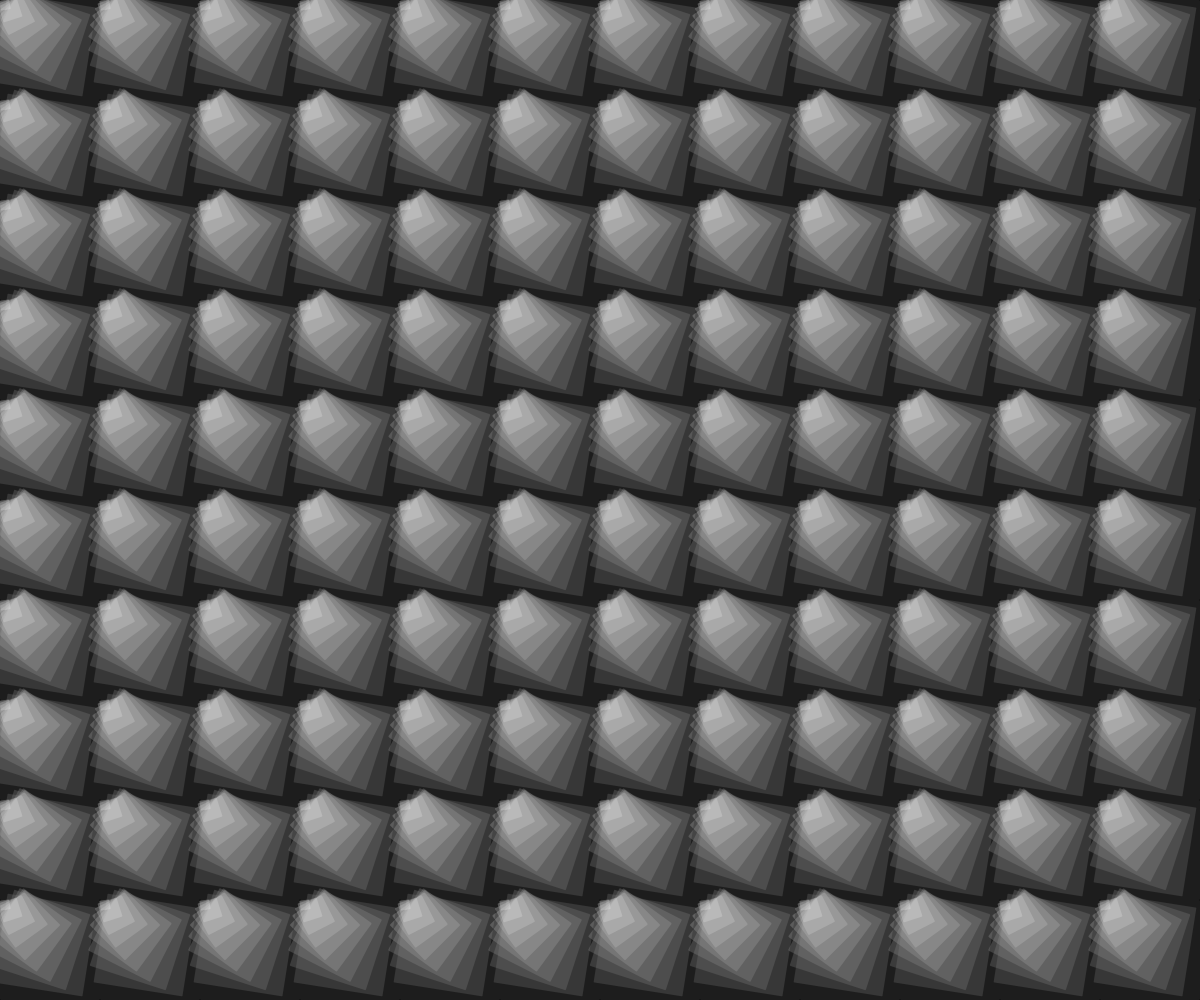
Frame 1 (no input)
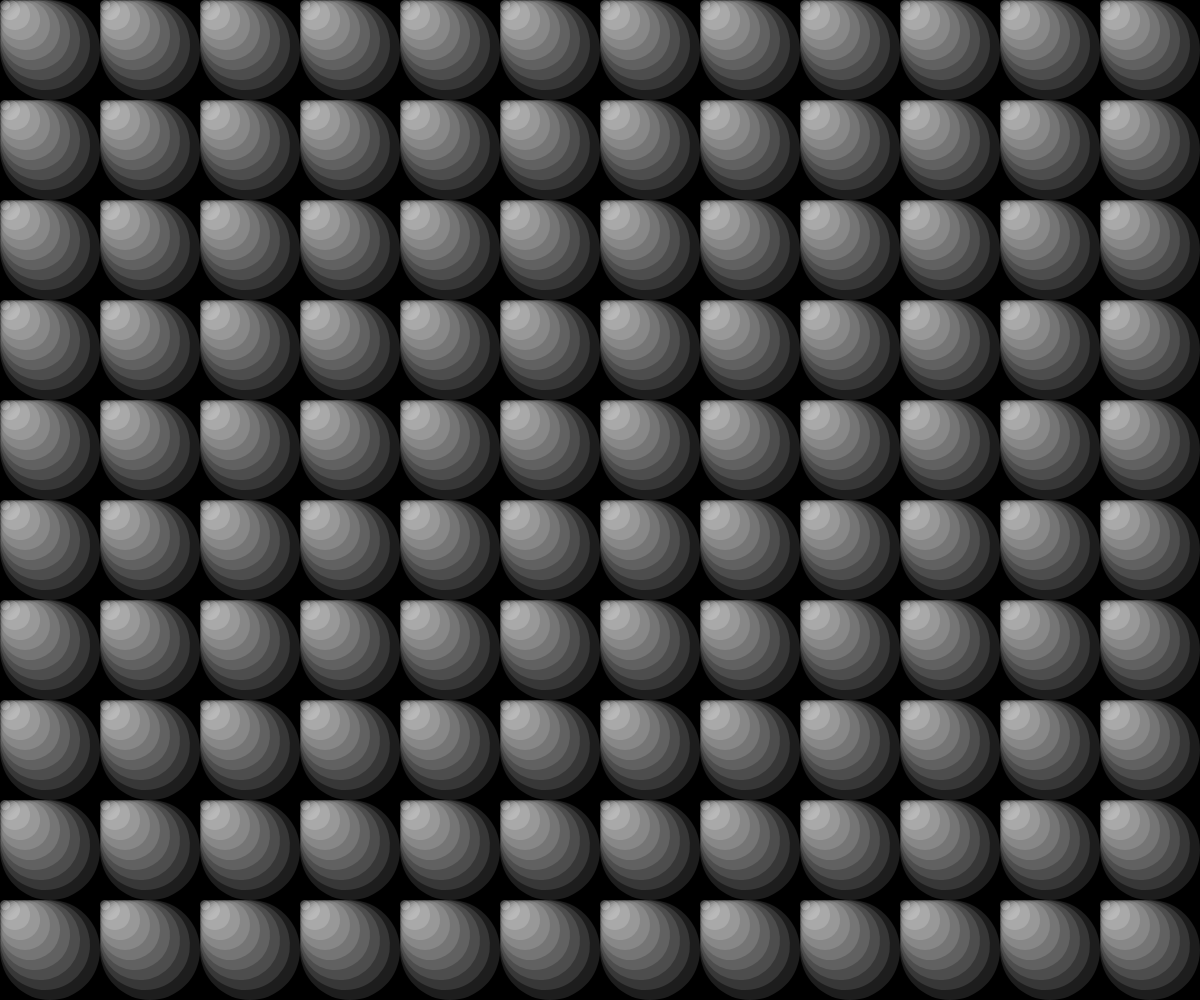
Frame 60 (no input)
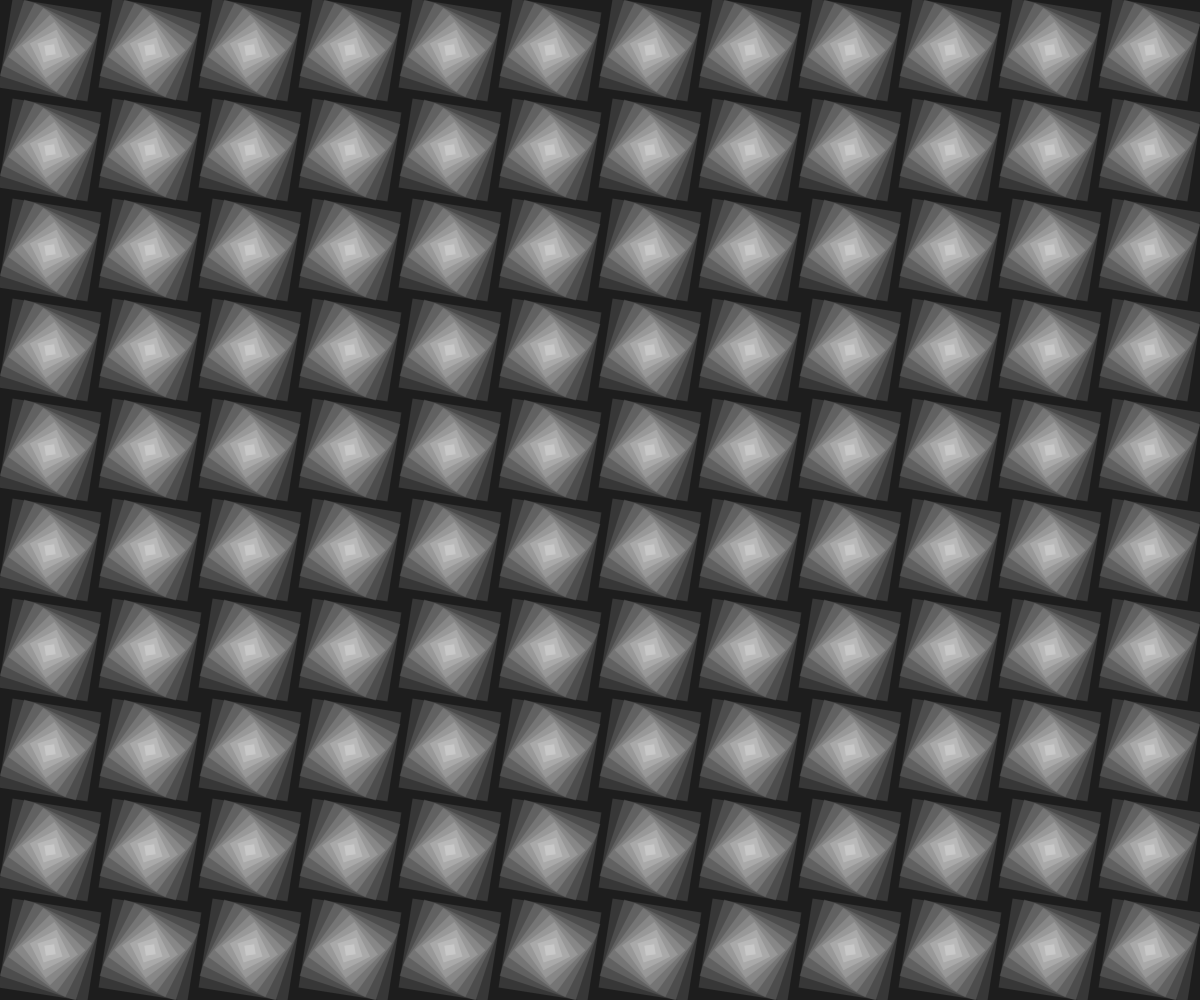
Frame 120 (the mouse pressed at the canvas centre since frame 60)

The p5.js sketch that drew these frames (run headless with seeded random() and noise() and a simulated clock; from frame 60 on, the mouse is pressed at the canvas centre):

// p5.js sketch
// ── sketch.js
var repeat = 10;
var rectSize = 100;
var reduction = rectSize / repeat ;
var marginX
var marginY
var round = false
var cornerRad =0
function setup() {
	createCanvas(windowWidth, windowHeight);
	background(0);
	rectMode(CENTER);
	pixelDensity(1)

	marginX = windowWidth - int((windowWidth / rectSize)) * rectSize ;
	marginY = windowHeight - int((windowHeight / rectSize)) * rectSize ;

}

function draw() {
	background(0);
	noFill()
	stroke(255)
	strokeWeight(0.5)

	if (round) {
		cornerRad  ++
		cornerRad = constrain(cornerRad, 0, rectSize/2)
	}
	else{
		cornerRad  --
		cornerRad = constrain(cornerRad, 0, rectSize/2)
	}

	for (var x = marginX /2 + rectSize /2 ; x < width  - marginX/2 ; x += rectSize){
		for (var y = marginY /2 + rectSize /2 ; y < height - marginY /2 ; y += rectSize){
			push()
			translate(x,y)

			for (var i =0 ; i < repeat ; i++){
				push()
				var offsetX = map(mouseX, 0, width , -rectSize/2, rectSize/2);
				var offsetY = map(mouseY, 0, height , -rectSize/2, rectSize/2);
				var offsetScale = map(i, 0, repeat , 0 , 1);
				var rotation = map(i , 0, repeat , 0, PI/2)
				translate(offsetX *offsetScale, offsetY*offsetScale)
				rotate(rotation)
				noStroke()
				var gray = map(i, 0, repeat, 100 ,255)
				fill(gray,75)
				rect (0,0  , rectSize - i*reduction , rectSize -i *reduction, cornerRad)
				pop()
			}
			pop()
		}
	}
}

function windowResized(){

	marginX = windowWidth - int((windowWidth / rectSize)) * rectSize ;
	marginY = windowHeight - int((windowHeight / rectSize)) * rectSize ;

}

function mousePressed(){
	round = !round;
}
